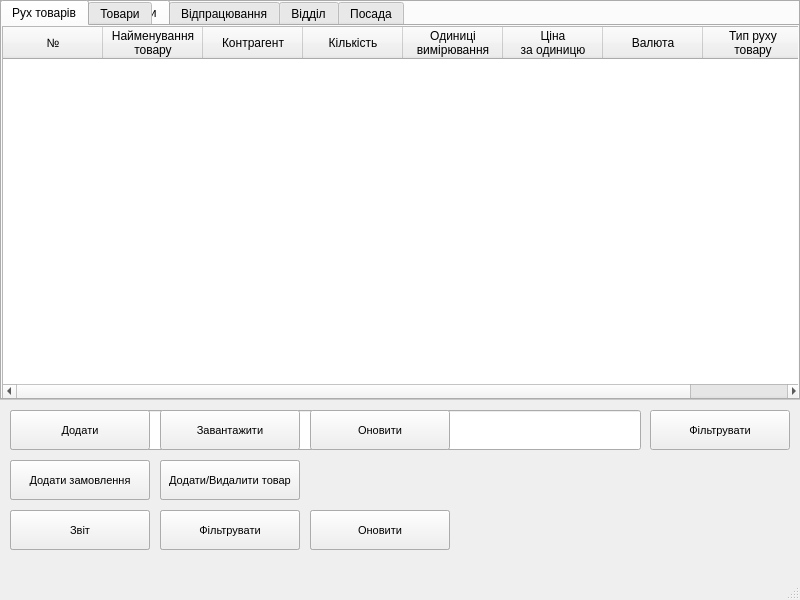
<?xml version="1.0" encoding="UTF-8"?>
<ui version="4.0">
 <class>MainWindow</class>
 <widget class="QMainWindow" name="MainWindow">
  <property name="geometry">
   <rect>
    <x>0</x>
    <y>0</y>
    <width>800</width>
    <height>600</height>
   </rect>
  </property>
  <property name="minimumSize">
   <size>
    <width>800</width>
    <height>600</height>
   </size>
  </property>
  <property name="maximumSize">
   <size>
    <width>800</width>
    <height>600</height>
   </size>
  </property>
  <property name="windowTitle">
   <string>Шоколадна фабрика</string>
  </property>
  <property name="locale">
   <locale language="Ukrainian" country="Ukraine"/>
  </property>
  <property name="toolButtonStyle">
   <enum>Qt::ToolButtonIconOnly</enum>
  </property>
  <property name="documentMode">
   <bool>true</bool>
  </property>
  <property name="tabShape">
   <enum>QTabWidget::Rounded</enum>
  </property>
  <widget class="QWidget" name="centralWidget">
   <widget class="QWidget" name="merch_w" native="true">
    <property name="geometry">
     <rect>
      <x>0</x>
      <y>0</y>
      <width>800</width>
      <height>600</height>
     </rect>
    </property>
    <widget class="QPushButton" name="add_or_merch_w">
     <property name="geometry">
      <rect>
       <x>10</x>
       <y>460</y>
       <width>140</width>
       <height>40</height>
      </rect>
     </property>
     <property name="font">
      <font>
       <pointsize>8</pointsize>
       <weight>50</weight>
       <italic>false</italic>
       <bold>false</bold>
      </font>
     </property>
     <property name="locale">
      <locale language="Ukrainian" country="Ukraine"/>
     </property>
     <property name="text">
      <string>Додати замовлення</string>
     </property>
    </widget>
    <widget class="QPushButton" name="report_merch_w">
     <property name="geometry">
      <rect>
       <x>10</x>
       <y>510</y>
       <width>140</width>
       <height>40</height>
      </rect>
     </property>
     <property name="font">
      <font>
       <pointsize>8</pointsize>
       <weight>50</weight>
       <italic>false</italic>
       <bold>false</bold>
      </font>
     </property>
     <property name="text">
      <string>Звіт</string>
     </property>
    </widget>
    <widget class="QPushButton" name="allFields_merch_w">
     <property name="geometry">
      <rect>
       <x>160</x>
       <y>510</y>
       <width>140</width>
       <height>40</height>
      </rect>
     </property>
     <property name="font">
      <font>
       <pointsize>8</pointsize>
       <weight>50</weight>
       <italic>false</italic>
       <bold>false</bold>
      </font>
     </property>
     <property name="locale">
      <locale language="Ukrainian" country="Ukraine"/>
     </property>
     <property name="text">
      <string>Фільтрувати</string>
     </property>
    </widget>
    <widget class="QPushButton" name="add_com_merch_w">
     <property name="geometry">
      <rect>
       <x>160</x>
       <y>460</y>
       <width>140</width>
       <height>40</height>
      </rect>
     </property>
     <property name="font">
      <font>
       <pointsize>8</pointsize>
       <weight>50</weight>
       <italic>false</italic>
       <bold>false</bold>
      </font>
     </property>
     <property name="locale">
      <locale language="Ukrainian" country="Ukraine"/>
     </property>
     <property name="text">
      <string>Додати/Видалити товар</string>
     </property>
    </widget>
    <widget class="QTabWidget" name="tables_merch">
     <property name="geometry">
      <rect>
       <x>0</x>
       <y>0</y>
       <width>800</width>
       <height>400</height>
      </rect>
     </property>
     <property name="currentIndex">
      <number>0</number>
     </property>
     <widget class="QWidget" name="commodity_movement_t">
      <property name="locale">
       <locale language="Ukrainian" country="Ukraine"/>
      </property>
      <attribute name="title">
       <string>Рух товарів</string>
      </attribute>
      <widget class="QTableWidget" name="commodity_movement_tv">
       <property name="enabled">
        <bool>true</bool>
       </property>
       <property name="geometry">
        <rect>
         <x>0</x>
         <y>0</y>
         <width>800</width>
         <height>373</height>
        </rect>
       </property>
       <property name="autoFillBackground">
        <bool>false</bool>
       </property>
       <property name="editTriggers">
        <set>QAbstractItemView::NoEditTriggers</set>
       </property>
       <property name="dragEnabled">
        <bool>false</bool>
       </property>
       <property name="alternatingRowColors">
        <bool>true</bool>
       </property>
       <property name="sortingEnabled">
        <bool>true</bool>
       </property>
       <property name="rowCount">
        <number>0</number>
       </property>
       <property name="columnCount">
        <number>8</number>
       </property>
       <attribute name="horizontalHeaderCascadingSectionResizes">
        <bool>true</bool>
       </attribute>
       <attribute name="horizontalHeaderDefaultSectionSize">
        <number>100</number>
       </attribute>
       <attribute name="horizontalHeaderMinimumSectionSize">
        <number>20</number>
       </attribute>
       <attribute name="horizontalHeaderStretchLastSection">
        <bool>true</bool>
       </attribute>
       <attribute name="verticalHeaderVisible">
        <bool>false</bool>
       </attribute>
       <attribute name="verticalHeaderCascadingSectionResizes">
        <bool>false</bool>
       </attribute>
       <attribute name="verticalHeaderDefaultSectionSize">
        <number>40</number>
       </attribute>
       <attribute name="verticalHeaderShowSortIndicator" stdset="0">
        <bool>true</bool>
       </attribute>
       <column>
        <property name="text">
         <string>№</string>
        </property>
        <property name="font">
         <font>
          <kerning>false</kerning>
         </font>
        </property>
       </column>
       <column>
        <property name="text">
         <string>Найменування
товару</string>
        </property>
       </column>
       <column>
        <property name="text">
         <string>Контрагент</string>
        </property>
       </column>
       <column>
        <property name="text">
         <string>Кількість</string>
        </property>
       </column>
       <column>
        <property name="text">
         <string>Одиниці 
вимірювання</string>
        </property>
       </column>
       <column>
        <property name="text">
         <string>Ціна 
за одиницю</string>
        </property>
       </column>
       <column>
        <property name="text">
         <string>Валюта</string>
        </property>
       </column>
       <column>
        <property name="text">
         <string>Тип руху
товару</string>
        </property>
       </column>
      </widget>
     </widget>
     <widget class="QWidget" name="commodity_t">
      <property name="locale">
       <locale language="Ukrainian" country="Ukraine"/>
      </property>
      <attribute name="title">
       <string>Товари</string>
      </attribute>
      <widget class="QTableWidget" name="commodity_tv">
       <property name="geometry">
        <rect>
         <x>0</x>
         <y>0</y>
         <width>800</width>
         <height>373</height>
        </rect>
       </property>
       <property name="minimumSize">
        <size>
         <width>0</width>
         <height>0</height>
        </size>
       </property>
       <property name="maximumSize">
        <size>
         <width>800</width>
         <height>400</height>
        </size>
       </property>
       <property name="autoFillBackground">
        <bool>false</bool>
       </property>
       <property name="editTriggers">
        <set>QAbstractItemView::NoEditTriggers</set>
       </property>
       <property name="dragEnabled">
        <bool>false</bool>
       </property>
       <property name="alternatingRowColors">
        <bool>true</bool>
       </property>
       <property name="sortingEnabled">
        <bool>true</bool>
       </property>
       <property name="rowCount">
        <number>0</number>
       </property>
       <property name="columnCount">
        <number>6</number>
       </property>
       <attribute name="horizontalHeaderCascadingSectionResizes">
        <bool>true</bool>
       </attribute>
       <attribute name="horizontalHeaderDefaultSectionSize">
        <number>120</number>
       </attribute>
       <attribute name="horizontalHeaderMinimumSectionSize">
        <number>25</number>
       </attribute>
       <attribute name="horizontalHeaderStretchLastSection">
        <bool>true</bool>
       </attribute>
       <attribute name="verticalHeaderVisible">
        <bool>false</bool>
       </attribute>
       <attribute name="verticalHeaderCascadingSectionResizes">
        <bool>false</bool>
       </attribute>
       <attribute name="verticalHeaderDefaultSectionSize">
        <number>40</number>
       </attribute>
       <attribute name="verticalHeaderShowSortIndicator" stdset="0">
        <bool>true</bool>
       </attribute>
       <column>
        <property name="text">
         <string>№</string>
        </property>
        <property name="font">
         <font>
          <kerning>false</kerning>
         </font>
        </property>
       </column>
       <column>
        <property name="text">
         <string>Найменування
товару</string>
        </property>
       </column>
       <column>
        <property name="text">
         <string>Тип товару</string>
        </property>
       </column>
       <column>
        <property name="text">
         <string>Кількість</string>
        </property>
       </column>
       <column>
        <property name="text">
         <string>Одиниці
вимірювання</string>
        </property>
       </column>
       <column>
        <property name="text">
         <string>Артикул</string>
        </property>
       </column>
      </widget>
     </widget>
    </widget>
    <widget class="QPushButton" name="refresh_merch_w">
     <property name="geometry">
      <rect>
       <x>310</x>
       <y>510</y>
       <width>140</width>
       <height>40</height>
      </rect>
     </property>
     <property name="font">
      <font>
       <pointsize>8</pointsize>
       <weight>50</weight>
       <italic>false</italic>
       <bold>false</bold>
      </font>
     </property>
     <property name="locale">
      <locale language="Ukrainian" country="Ukraine"/>
     </property>
     <property name="text">
      <string>Оновити</string>
     </property>
    </widget>
    <zorder>add_or_merch_w</zorder>
    <zorder>report_merch_w</zorder>
    <zorder>allFields_merch_w</zorder>
    <zorder>add_com_merch_w</zorder>
    <zorder>refresh_merch_w</zorder>
    <zorder>tables_merch</zorder>
   </widget>
   <widget class="QWidget" name="hr_w" native="true">
    <property name="enabled">
     <bool>true</bool>
    </property>
    <property name="geometry">
     <rect>
      <x>0</x>
      <y>0</y>
      <width>800</width>
      <height>600</height>
     </rect>
    </property>
    <widget class="QPushButton" name="upd_b_5">
     <property name="geometry">
      <rect>
       <x>160</x>
       <y>460</y>
       <width>140</width>
       <height>40</height>
      </rect>
     </property>
     <property name="font">
      <font>
       <pointsize>8</pointsize>
       <weight>50</weight>
       <italic>false</italic>
       <bold>false</bold>
      </font>
     </property>
     <property name="locale">
      <locale language="Ukrainian" country="Ukraine"/>
     </property>
     <property name="text">
      <string>Відпрацювання</string>
     </property>
     <property name="autoDefault">
      <bool>false</bool>
     </property>
    </widget>
    <widget class="QPushButton" name="add_hr">
     <property name="geometry">
      <rect>
       <x>10</x>
       <y>460</y>
       <width>140</width>
       <height>40</height>
      </rect>
     </property>
     <property name="font">
      <font>
       <pointsize>8</pointsize>
       <weight>50</weight>
       <italic>false</italic>
       <bold>false</bold>
      </font>
     </property>
     <property name="locale">
      <locale language="Ukrainian" country="Ukraine"/>
     </property>
     <property name="text">
      <string>Змінити робітника</string>
     </property>
    </widget>
    <widget class="QPushButton" name="rep_hr">
     <property name="geometry">
      <rect>
       <x>10</x>
       <y>510</y>
       <width>140</width>
       <height>40</height>
      </rect>
     </property>
     <property name="font">
      <font>
       <pointsize>8</pointsize>
       <weight>50</weight>
       <italic>false</italic>
       <bold>false</bold>
      </font>
     </property>
     <property name="text">
      <string>Звіт</string>
     </property>
    </widget>
    <widget class="QPushButton" name="allFields_hr">
     <property name="geometry">
      <rect>
       <x>160</x>
       <y>510</y>
       <width>140</width>
       <height>40</height>
      </rect>
     </property>
     <property name="font">
      <font>
       <pointsize>8</pointsize>
       <weight>50</weight>
       <italic>false</italic>
       <bold>false</bold>
      </font>
     </property>
     <property name="locale">
      <locale language="Ukrainian" country="Ukraine"/>
     </property>
     <property name="text">
      <string>Фільтрувати</string>
     </property>
    </widget>
    <widget class="QTabWidget" name="tables_hr">
     <property name="geometry">
      <rect>
       <x>0</x>
       <y>0</y>
       <width>800</width>
       <height>400</height>
      </rect>
     </property>
     <property name="currentIndex">
      <number>1</number>
     </property>
     <widget class="QWidget" name="movement_of_position_t">
      <property name="locale">
       <locale language="Ukrainian" country="Ukraine"/>
      </property>
      <attribute name="title">
       <string>Рух посад</string>
      </attribute>
      <widget class="QTableWidget" name="movement_of_position_tv">
       <property name="geometry">
        <rect>
         <x>0</x>
         <y>0</y>
         <width>800</width>
         <height>373</height>
        </rect>
       </property>
       <property name="editTriggers">
        <set>QAbstractItemView::NoEditTriggers</set>
       </property>
       <property name="dragEnabled">
        <bool>false</bool>
       </property>
       <property name="alternatingRowColors">
        <bool>true</bool>
       </property>
       <property name="sortingEnabled">
        <bool>true</bool>
       </property>
       <property name="rowCount">
        <number>0</number>
       </property>
       <property name="columnCount">
        <number>5</number>
       </property>
       <attribute name="horizontalHeaderCascadingSectionResizes">
        <bool>true</bool>
       </attribute>
       <attribute name="horizontalHeaderDefaultSectionSize">
        <number>150</number>
       </attribute>
       <attribute name="horizontalHeaderMinimumSectionSize">
        <number>60</number>
       </attribute>
       <attribute name="horizontalHeaderStretchLastSection">
        <bool>true</bool>
       </attribute>
       <attribute name="verticalHeaderVisible">
        <bool>false</bool>
       </attribute>
       <attribute name="verticalHeaderCascadingSectionResizes">
        <bool>false</bool>
       </attribute>
       <attribute name="verticalHeaderDefaultSectionSize">
        <number>40</number>
       </attribute>
       <attribute name="verticalHeaderShowSortIndicator" stdset="0">
        <bool>true</bool>
       </attribute>
       <column>
        <property name="text">
         <string>№</string>
        </property>
        <property name="font">
         <font>
          <kerning>false</kerning>
         </font>
        </property>
       </column>
       <column>
        <property name="text">
         <string>Посада</string>
        </property>
       </column>
       <column>
        <property name="text">
         <string>ПІБ працівника</string>
        </property>
       </column>
       <column>
        <property name="text">
         <string>Дата 
початку роботи</string>
        </property>
       </column>
       <column>
        <property name="text">
         <string>Дата 
закінчення роботи</string>
        </property>
       </column>
      </widget>
     </widget>
     <widget class="QWidget" name="employee_t">
      <property name="locale">
       <locale language="Ukrainian" country="Ukraine"/>
      </property>
      <attribute name="title">
       <string>Працівники</string>
      </attribute>
      <widget class="QTableWidget" name="employee_tv">
       <property name="geometry">
        <rect>
         <x>0</x>
         <y>0</y>
         <width>800</width>
         <height>373</height>
        </rect>
       </property>
       <property name="editTriggers">
        <set>QAbstractItemView::NoEditTriggers</set>
       </property>
       <property name="dragEnabled">
        <bool>false</bool>
       </property>
       <property name="alternatingRowColors">
        <bool>true</bool>
       </property>
       <property name="sortingEnabled">
        <bool>true</bool>
       </property>
       <property name="rowCount">
        <number>0</number>
       </property>
       <property name="columnCount">
        <number>9</number>
       </property>
       <attribute name="horizontalHeaderCascadingSectionResizes">
        <bool>true</bool>
       </attribute>
       <attribute name="horizontalHeaderDefaultSectionSize">
        <number>90</number>
       </attribute>
       <attribute name="horizontalHeaderMinimumSectionSize">
        <number>20</number>
       </attribute>
       <attribute name="horizontalHeaderStretchLastSection">
        <bool>true</bool>
       </attribute>
       <attribute name="verticalHeaderVisible">
        <bool>false</bool>
       </attribute>
       <attribute name="verticalHeaderCascadingSectionResizes">
        <bool>false</bool>
       </attribute>
       <attribute name="verticalHeaderDefaultSectionSize">
        <number>40</number>
       </attribute>
       <attribute name="verticalHeaderShowSortIndicator" stdset="0">
        <bool>true</bool>
       </attribute>
       <column>
        <property name="text">
         <string>№</string>
        </property>
        <property name="font">
         <font>
          <kerning>false</kerning>
         </font>
        </property>
       </column>
       <column>
        <property name="text">
         <string>ПІБ
працівника</string>
        </property>
       </column>
       <column>
        <property name="text">
         <string>Посада</string>
        </property>
       </column>
       <column>
        <property name="text">
         <string>Відділ</string>
        </property>
       </column>
       <column>
        <property name="text">
         <string>Адреса</string>
        </property>
       </column>
       <column>
        <property name="text">
         <string>Дата 
народження</string>
        </property>
       </column>
       <column>
        <property name="text">
         <string>Освіта</string>
        </property>
       </column>
       <column>
        <property name="text">
         <string>Досвід</string>
        </property>
       </column>
       <column>
        <property name="text">
         <string>Ставка</string>
        </property>
       </column>
      </widget>
     </widget>
     <widget class="QWidget" name="working_off_t">
      <property name="locale">
       <locale language="Ukrainian" country="Ukraine"/>
      </property>
      <attribute name="title">
       <string>Відпрацювання</string>
      </attribute>
      <widget class="QTableWidget" name="working_off_tv">
       <property name="geometry">
        <rect>
         <x>0</x>
         <y>0</y>
         <width>800</width>
         <height>373</height>
        </rect>
       </property>
       <property name="editTriggers">
        <set>QAbstractItemView::NoEditTriggers</set>
       </property>
       <property name="dragEnabled">
        <bool>false</bool>
       </property>
       <property name="alternatingRowColors">
        <bool>true</bool>
       </property>
       <property name="sortingEnabled">
        <bool>true</bool>
       </property>
       <property name="rowCount">
        <number>0</number>
       </property>
       <property name="columnCount">
        <number>7</number>
       </property>
       <attribute name="horizontalHeaderCascadingSectionResizes">
        <bool>true</bool>
       </attribute>
       <attribute name="horizontalHeaderDefaultSectionSize">
        <number>100</number>
       </attribute>
       <attribute name="horizontalHeaderMinimumSectionSize">
        <number>20</number>
       </attribute>
       <attribute name="horizontalHeaderStretchLastSection">
        <bool>true</bool>
       </attribute>
       <attribute name="verticalHeaderVisible">
        <bool>false</bool>
       </attribute>
       <attribute name="verticalHeaderCascadingSectionResizes">
        <bool>false</bool>
       </attribute>
       <attribute name="verticalHeaderDefaultSectionSize">
        <number>40</number>
       </attribute>
       <attribute name="verticalHeaderShowSortIndicator" stdset="0">
        <bool>true</bool>
       </attribute>
       <column>
        <property name="text">
         <string>№</string>
        </property>
        <property name="font">
         <font>
          <kerning>false</kerning>
         </font>
        </property>
       </column>
       <column>
        <property name="text">
         <string>ПІБ працівника</string>
        </property>
       </column>
       <column>
        <property name="text">
         <string>Посада</string>
        </property>
       </column>
       <column>
        <property name="text">
         <string>Дата
 відпрацювання</string>
        </property>
       </column>
       <column>
        <property name="text">
         <string>Кількість 
годин</string>
        </property>
       </column>
       <column>
        <property name="text">
         <string>Перепрацювання</string>
        </property>
       </column>
       <column>
        <property name="text">
         <string>Коментар</string>
        </property>
       </column>
      </widget>
     </widget>
     <widget class="QWidget" name="department_t">
      <property name="locale">
       <locale language="Ukrainian" country="Ukraine"/>
      </property>
      <attribute name="title">
       <string>Відділ</string>
      </attribute>
      <widget class="QTableWidget" name="department_tv">
       <property name="geometry">
        <rect>
         <x>0</x>
         <y>0</y>
         <width>800</width>
         <height>373</height>
        </rect>
       </property>
       <property name="editTriggers">
        <set>QAbstractItemView::NoEditTriggers</set>
       </property>
       <property name="dragEnabled">
        <bool>false</bool>
       </property>
       <property name="alternatingRowColors">
        <bool>true</bool>
       </property>
       <property name="sortingEnabled">
        <bool>true</bool>
       </property>
       <property name="rowCount">
        <number>0</number>
       </property>
       <property name="columnCount">
        <number>3</number>
       </property>
       <attribute name="horizontalHeaderCascadingSectionResizes">
        <bool>true</bool>
       </attribute>
       <attribute name="horizontalHeaderDefaultSectionSize">
        <number>100</number>
       </attribute>
       <attribute name="horizontalHeaderMinimumSectionSize">
        <number>20</number>
       </attribute>
       <attribute name="horizontalHeaderStretchLastSection">
        <bool>true</bool>
       </attribute>
       <attribute name="verticalHeaderVisible">
        <bool>false</bool>
       </attribute>
       <attribute name="verticalHeaderCascadingSectionResizes">
        <bool>false</bool>
       </attribute>
       <attribute name="verticalHeaderDefaultSectionSize">
        <number>40</number>
       </attribute>
       <attribute name="verticalHeaderShowSortIndicator" stdset="0">
        <bool>true</bool>
       </attribute>
       <column>
        <property name="text">
         <string>№</string>
        </property>
        <property name="font">
         <font>
          <kerning>false</kerning>
         </font>
        </property>
       </column>
       <column>
        <property name="text">
         <string>Назва</string>
        </property>
       </column>
       <column>
        <property name="text">
         <string>Контрагент</string>
        </property>
       </column>
      </widget>
     </widget>
     <widget class="QWidget" name="position_t">
      <property name="locale">
       <locale language="Ukrainian" country="Ukraine"/>
      </property>
      <attribute name="title">
       <string>Посада</string>
      </attribute>
      <widget class="QTableWidget" name="position_tv">
       <property name="geometry">
        <rect>
         <x>0</x>
         <y>0</y>
         <width>800</width>
         <height>373</height>
        </rect>
       </property>
       <property name="editTriggers">
        <set>QAbstractItemView::NoEditTriggers</set>
       </property>
       <property name="dragEnabled">
        <bool>false</bool>
       </property>
       <property name="alternatingRowColors">
        <bool>true</bool>
       </property>
       <property name="sortingEnabled">
        <bool>true</bool>
       </property>
       <property name="rowCount">
        <number>0</number>
       </property>
       <property name="columnCount">
        <number>4</number>
       </property>
       <attribute name="horizontalHeaderCascadingSectionResizes">
        <bool>true</bool>
       </attribute>
       <attribute name="horizontalHeaderDefaultSectionSize">
        <number>100</number>
       </attribute>
       <attribute name="horizontalHeaderMinimumSectionSize">
        <number>20</number>
       </attribute>
       <attribute name="horizontalHeaderStretchLastSection">
        <bool>true</bool>
       </attribute>
       <attribute name="verticalHeaderVisible">
        <bool>false</bool>
       </attribute>
       <attribute name="verticalHeaderCascadingSectionResizes">
        <bool>false</bool>
       </attribute>
       <attribute name="verticalHeaderDefaultSectionSize">
        <number>40</number>
       </attribute>
       <attribute name="verticalHeaderShowSortIndicator" stdset="0">
        <bool>true</bool>
       </attribute>
       <column>
        <property name="text">
         <string>№</string>
        </property>
        <property name="font">
         <font>
          <kerning>false</kerning>
         </font>
        </property>
       </column>
       <column>
        <property name="text">
         <string>Назва</string>
        </property>
       </column>
       <column>
        <property name="text">
         <string>Оклад</string>
        </property>
       </column>
       <column>
        <property name="text">
         <string>Відділ</string>
        </property>
       </column>
      </widget>
     </widget>
    </widget>
    <widget class="QPushButton" name="refresh">
     <property name="geometry">
      <rect>
       <x>310</x>
       <y>510</y>
       <width>140</width>
       <height>40</height>
      </rect>
     </property>
     <property name="font">
      <font>
       <pointsize>8</pointsize>
       <weight>50</weight>
       <italic>false</italic>
       <bold>false</bold>
      </font>
     </property>
     <property name="locale">
      <locale language="Ukrainian" country="Ukraine"/>
     </property>
     <property name="text">
      <string>Оновити</string>
     </property>
    </widget>
    <zorder>upd_b_5</zorder>
    <zorder>add_hr</zorder>
    <zorder>rep_hr</zorder>
    <zorder>allFields_hr</zorder>
    <zorder>refresh</zorder>
    <zorder>tables_hr</zorder>
   </widget>
   <widget class="QWidget" name="admin_w" native="true">
    <property name="geometry">
     <rect>
      <x>0</x>
      <y>0</y>
      <width>800</width>
      <height>600</height>
     </rect>
    </property>
    <widget class="QPushButton" name="admin_w_download">
     <property name="geometry">
      <rect>
       <x>160</x>
       <y>410</y>
       <width>140</width>
       <height>40</height>
      </rect>
     </property>
     <property name="font">
      <font>
       <pointsize>8</pointsize>
       <weight>50</weight>
       <italic>false</italic>
       <bold>false</bold>
      </font>
     </property>
     <property name="locale">
      <locale language="Ukrainian" country="Ukraine"/>
     </property>
     <property name="text">
      <string>Завантажити</string>
     </property>
    </widget>
    <widget class="QPushButton" name="admin_w_add">
     <property name="geometry">
      <rect>
       <x>10</x>
       <y>410</y>
       <width>140</width>
       <height>40</height>
      </rect>
     </property>
     <property name="font">
      <font>
       <pointsize>8</pointsize>
       <weight>50</weight>
       <italic>false</italic>
       <bold>false</bold>
      </font>
     </property>
     <property name="locale">
      <locale language="Ukrainian" country="Ukraine"/>
     </property>
     <property name="text">
      <string>Додати</string>
     </property>
    </widget>
    <widget class="QTabWidget" name="tabWidget_admin_w">
     <property name="geometry">
      <rect>
       <x>0</x>
       <y>0</y>
       <width>800</width>
       <height>400</height>
      </rect>
     </property>
    </widget>
    <widget class="QPushButton" name="admin_w_refresh">
     <property name="geometry">
      <rect>
       <x>310</x>
       <y>410</y>
       <width>140</width>
       <height>40</height>
      </rect>
     </property>
     <property name="font">
      <font>
       <pointsize>8</pointsize>
       <weight>50</weight>
       <italic>false</italic>
       <bold>false</bold>
      </font>
     </property>
     <property name="locale">
      <locale language="Ukrainian" country="Ukraine"/>
     </property>
     <property name="text">
      <string>Оновити</string>
     </property>
    </widget>
    <widget class="QPushButton" name="admin_w_filter">
     <property name="geometry">
      <rect>
       <x>650</x>
       <y>410</y>
       <width>140</width>
       <height>40</height>
      </rect>
     </property>
     <property name="font">
      <font>
       <pointsize>8</pointsize>
       <weight>50</weight>
       <italic>false</italic>
       <bold>false</bold>
      </font>
     </property>
     <property name="locale">
      <locale language="Ukrainian" country="Ukraine"/>
     </property>
     <property name="text">
      <string>Фільтрувати</string>
     </property>
    </widget>
    <widget class="QLineEdit" name="lineEdit">
     <property name="geometry">
      <rect>
       <x>10</x>
       <y>410</y>
       <width>631</width>
       <height>40</height>
      </rect>
     </property>
    </widget>
    <widget class="QLabel" name="ErrorLabel_admin_w">
     <property name="enabled">
      <bool>false</bool>
     </property>
     <property name="geometry">
      <rect>
       <x>10</x>
       <y>510</y>
       <width>761</width>
       <height>65</height>
      </rect>
     </property>
     <property name="font">
      <font>
       <italic>true</italic>
      </font>
     </property>
     <property name="locale">
      <locale language="Ukrainian" country="Ukraine"/>
     </property>
     <property name="text">
      <string>&lt;html&gt;&lt;head/&gt;&lt;body&gt;&lt;p&gt;&lt;br/&gt;&lt;/p&gt;&lt;/body&gt;&lt;/html&gt;</string>
     </property>
     <property name="scaledContents">
      <bool>false</bool>
     </property>
     <property name="wordWrap">
      <bool>false</bool>
     </property>
    </widget>
    <zorder>tabWidget_admin_w</zorder>
    <zorder>admin_w_filter</zorder>
    <zorder>lineEdit</zorder>
    <zorder>ErrorLabel_admin_w</zorder>
    <zorder>admin_w_refresh</zorder>
    <zorder>admin_w_download</zorder>
    <zorder>admin_w_add</zorder>
   </widget>
   <zorder>admin_w</zorder>
   <zorder>hr_w</zorder>
   <zorder>merch_w</zorder>
  </widget>
  <widget class="QMenuBar" name="menuBar">
   <property name="geometry">
    <rect>
     <x>0</x>
     <y>0</y>
     <width>800</width>
     <height>19</height>
    </rect>
   </property>
   <property name="defaultUp">
    <bool>true</bool>
   </property>
   <property name="nativeMenuBar">
    <bool>true</bool>
   </property>
  </widget>
  <widget class="QStatusBar" name="statusBar"/>
 </widget>
 <layoutdefault spacing="6" margin="11"/>
 <resources/>
 <connections/>
</ui>
